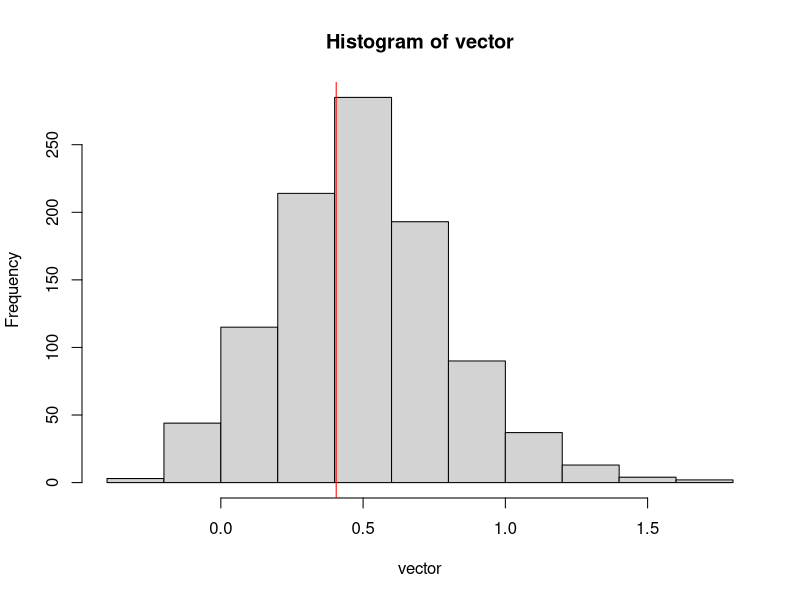
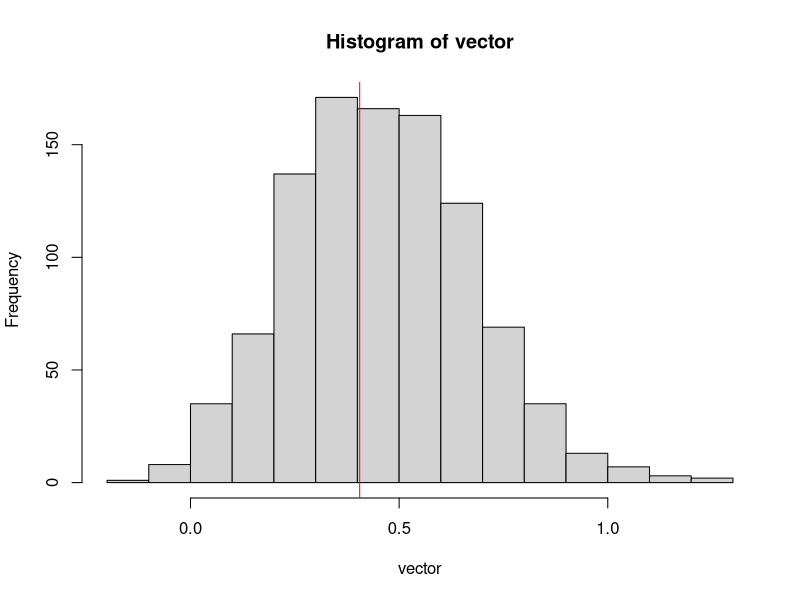
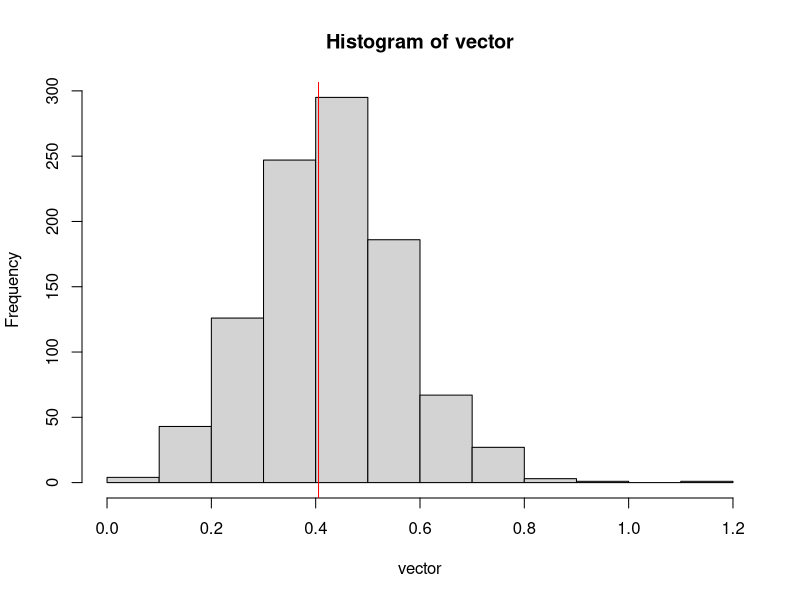

Recreate these plots in R, in order.
library(stats)
vector = c()
gamma_simulation_MLE <- function(N,sim_size,alpha,sigma){
  for (j in 1:sim_size)
  {
    x<-rgamma(N,shape=alpha,scale=sigma)
    
    ll_gamma <- function(p,x){
      alpha<-p[1]
      sigma<-p[2]
      N*alpha*log(sigma)+N*log(gamma(alpha))-(alpha-1)*sum(log(x))+sum(x)/sigma
    }
    
    My_MLE <- function(x){
      ll_gamma1 <- function(p){
        ll_gamma(p,x)
      }
      z <- optim(par=c(1,1),ll_gamma1) 
      log(z$par[1])
    }
    vector <- c(vector, My_MLE(x))
  }
  hist(vector)
  abline(v=log(alpha),col='red')
  quantile(vector,probs=c(0.025,0.975))
}
gamma_simulation_MLE(20,1000,1.5,2.2)

gamma_simulation_MLE(40,1000,1.5,2.2)

gamma_simulation_MLE(100,1000,1.5,2.2)

